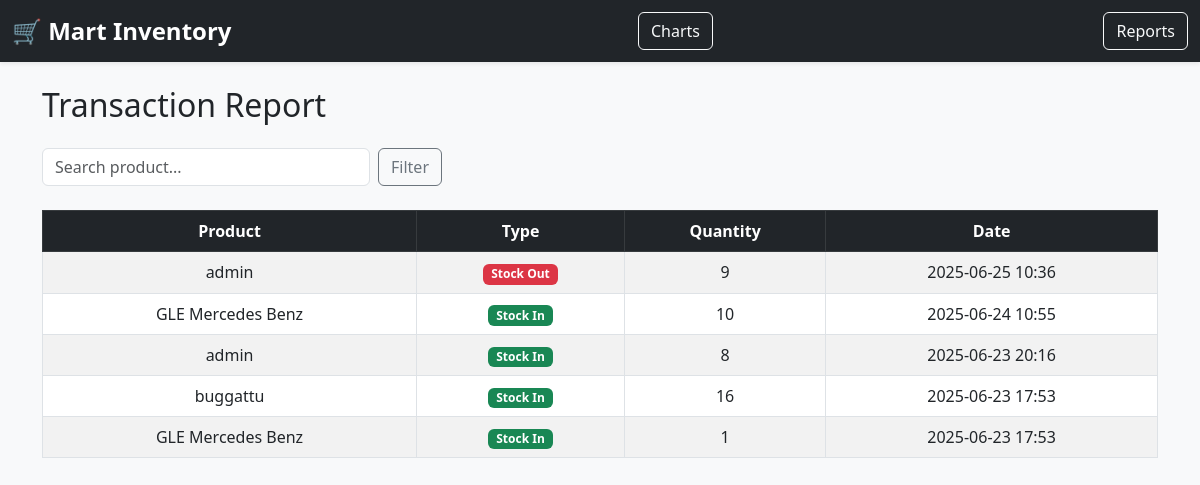
Screenshot of /transactions/ with the database file from the repository.
### inventory/models.py (models this page shows, shortened)
class StockTransaction(models.Model):
    TRANSACTION_TYPES = (
        ('IN', 'Stock In'),
        ('OUT', 'Stock Out'),
    )
    product = models.ForeignKey(Product, on_delete=models.CASCADE)
    transaction_type = models.CharField(max_length=3, choices=TRANSACTION_TYPES)
    quantity = models.PositiveIntegerField()
    date = models.DateTimeField(auto_now_add=True)
    note = models.TextField(blank=True)

class Product(models.Model):
    name = models.CharField(max_length=200)
    category = models.ForeignKey(Category, on_delete=models.CASCADE)
    supplier = models.ForeignKey(Supplier, on_delete=models.SET_NULL, null=True, blank=True)
    buying_price = models.DecimalField(max_digits=10, decimal_places=2)
    selling_price = models.DecimalField(max_digits=10, decimal_places=2)
    quantity_in_stock = models.PositiveIntegerField()
    reorder_level = models.PositiveIntegerField(default=5)
    added_on = models.DateTimeField(auto_now_add=True)

### inventory/views.py (the view)
# urls.py: path('transactions/', views.transaction_report, name='transaction_report'),
def transaction_report(request):
    transactions = StockTransaction.objects.select_related('product').order_by('-date')
    query = request.GET.get('q', '')
    if query:
        transactions = transactions.filter(product__name__icontains=query)
    return render(request, 'inventory/transaction_report.html', {
        'transactions': transactions,
        'query': query
    })

### inventory/templates/inventory/transaction_report.html
{% extends 'inventory/base.html' %}
{% block content %}
<h2 class="mb-4">Transaction Report</h2>
<form method="get" class="mb-4 d-flex" style="max-width: 400px;">
    <input type="text" name="q" value="{{ query }}" class="form-control me-2" placeholder="Search product...">
    <button class="btn btn-outline-secondary">Filter</button>
</form>
<div class="table-responsive">
    <table class="table table-bordered table-striped align-middle">
        <thead class="table-dark text-center">
            <tr>
                <th>Product</th>
                <th>Type</th>
                <th>Quantity</th>
                <th>Date</th>
            </tr>
        </thead>
        <tbody>
            {% for tx in transactions %}
                <tr class="text-center">
                    <td>{{ tx.product.name }}</td>
                    <td>
                        {% if tx.transaction_type == 'IN' %}
                            <span class="badge bg-success">Stock In</span>
                        {% else %}
                            <span class="badge bg-danger">Stock Out</span>
                        {% endif %}
                    </td>
                    <td>{{ tx.quantity }}</td>
                    <td>{{ tx.date|date:"Y-m-d H:i" }}</td>
                </tr>
            {% empty %}
                <tr>
                    <td colspan="4" class="text-center text-muted">No transactions found.</td>
                </tr>
            {% endfor %}
        </tbody>
    </table>
</div>
{% endblock %}

### inventory/templates/inventory/base.html (shortened to what this page needs)
<!DOCTYPE html>
<html lang="en">
<head>
    <link href="https://cdn.jsdelivr.net/npm/bootstrap@5.3.0/dist/css/bootstrap.min.css" rel="stylesheet">
</head>
<body class="bg-light">
    <nav class="navbar navbar-expand-lg navbar-dark bg-dark shadow-sm">
        <div class="container-fluid">
            <a class="navbar-brand" href="#">🛒 Mart Inventory</a>
            <a href="{% url 'inventory_chart' %}" class="btn btn-outline-light">Charts</a>
            <a href="{% url 'transaction_report' %}" class="btn btn-outline-light">Reports</a>
        </div>
    </nav>
    <div class="container mt-4">
        {% block content %}
        {% endblock %}
    </div>
</body>
</html>

### inventory/templates/inventory/base.html (style rules this page uses)
body { background-color: #f8f9fa; }
.navbar-brand { font-weight: bold; font-size: 1.5rem; }

### rows the page displays
StockTransaction: product.name "admin", transaction_type "Stock Out", quantity "9", date "2025-06-25 10:36"
StockTransaction: product.name "GLE Mercedes Benz", transaction_type "Stock In", quantity "10", date "2025-06-24 10:55"
StockTransaction: product.name "admin", transaction_type "Stock In", quantity "8", date "2025-06-23 20:16"
StockTransaction: product.name "buggattu", transaction_type "Stock In", quantity "16", date "2025-06-23 17:53"
StockTransaction: product.name "GLE Mercedes Benz", transaction_type "Stock In", quantity "1", date "2025-06-23 17:53"
